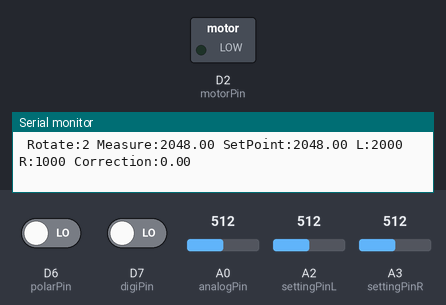
Recording of a sketch running on a simulated Arduino Zero (SAMD21). On the bench: switched loads named in the sketch (green lamp = pin HIGH), the last lines printed to the serial monitor. The test bench sets the inputs (shaded band); at power-on: D6 (polarPin) LOW, D7 (digiPin) LOW, A0 (analogPin) = 512, A2 (settingPinL) = 512, A3 (settingPinR) = 512 (analog values on the 0–1023 scale).

Above: at 1.2 s.
1.3 s: D6 (polarPin) driven HIGH
At 1.53 s:
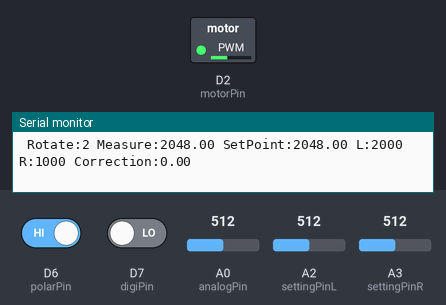
3.2 s: D7 (digiPin) driven HIGH
At 3.43 s:
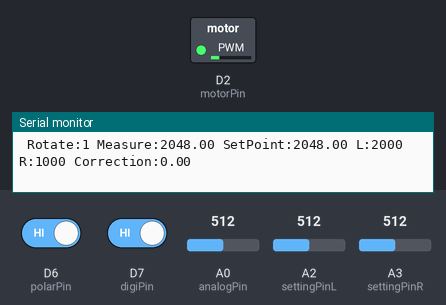
Timing chart, 0 to 6.2 s (numbered marks = the images above; inputs shaded):
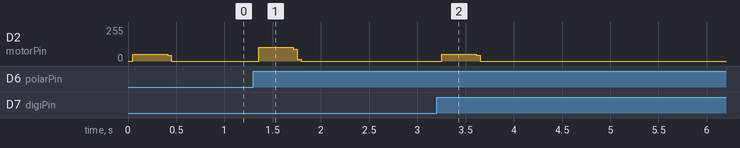

The sketch:

MotorControl_PositionFeedback.ino
```cpp
const int motorPin = 2;
const int limmitPin = 3;
const int polarPin = 6;
const int digiPin = 7;
const int analogPin = A0;
const int settingPinL = A2;
const int settingPinR = A3;
const double scale = 0.592;

bool deBug = false;

const int centerPosition = 1500;
const int period = 5000;
const int fullRotationCycle = 80;
const int measureAverage = 10;
const int adjustResolution = 2;
const int measureResolution = 2;
const int feedBackRotationCycle = 2;

int RatationCycle = fullRotationCycle;
int pulseLengthL = 2000;
int pulseLengthR = 1000;
int setPointL = 2890;
int setPointR = 1200;
int lastRotate = 0;

void setup() {
  analogReadResolution(12);
  pinMode(motorPin, OUTPUT);
  pinMode(limmitPin, INPUT);
  pinMode(polarPin, INPUT);
  pinMode(digiPin, INPUT);
  if(Serial){
    Serial.begin(9600);
    deBug = true;
  }
  setPointL = analogRead(settingPinL);
  setPointR = analogRead(settingPinR);
}

void loop() {
  int counter = 0;
  int state = readState(&counter);
  int pulseLength = centerPosition;
  RatationCycle = fullRotationCycle;
  while (state > 0 && counter < RatationCycle) {
    if (state == 1) pulseLength = pulseLengthL;
    else pulseLength = pulseLengthR;
    digitalWrite(motorPin, HIGH);
    delayMicroseconds(pulseLength);
    digitalWrite(motorPin, LOW);
    delayMicroseconds(period - pulseLength);
    counter++;
    state = readState(&counter);
  }

  for(int i=0; i<feedBackRotationCycle; i++){
    feedBack(lastRotate);
    if (state == 1) pulseLength = pulseLengthL;
    else pulseLength = pulseLengthR;
    digitalWrite(motorPin, HIGH);
    delayMicroseconds(pulseLength);
    digitalWrite(motorPin, LOW);
    delayMicroseconds(period - pulseLength);
  }

  while(state==readState(0)){
    adjustment();
    delayMicroseconds(5000);
  }
}

int readState(int *counter) {
  int state = 0;
  bool rotationL = false;
  if (digitalRead(digiPin) == HIGH)rotationL = true;
  if (digitalRead(polarPin) == HIGH)rotationL = !rotationL;
  if (rotationL)state = 1;
  else state = 2;
  if(lastRotate!=state){
    counter = 0;
    RatationCycle = fullRotationCycle;
  }
  lastRotate = state;
  return state;
}

void adjustment(){
  int spL = analogRead(settingPinL);
  int spR = analogRead(settingPinR);
  int ajL = abs(spL-setPointL);
  int ajR = abs(spR-setPointR);
  if(ajL>adjustResolution) setPointL = spL;
  if(ajR>adjustResolution) setPointR = spR;
}

void feedBack(int rotate){
  double measurePoint = 0;
  double setPoint = 0;
  if(rotate==1)setPoint = setPointL;
  else setPoint = setPointR;
  for(int i=0; i<measureAverage; i++){
    measurePoint += analogRead(analogPin);
    delayMicroseconds(500);
  }
  measurePoint = measurePoint/measureAverage;
  double correction = (setPoint - measurePoint)*scale;
  if(rotate==1) pulseLengthL += (int)correction;
  else pulseLengthR += (int)correction;
  if(deBug){
    Serial.print(" Rotate:");
    Serial.print(rotate);
    Serial.print(" Measure:");
    Serial.print(measurePoint);
    Serial.print(" SetPoint:");
    Serial.print(setPoint);
    Serial.print(" L:");
    Serial.print(pulseLengthL);
    Serial.print(" R:");
    Serial.print(pulseLengthR);
    Serial.print(" Correction:");
    Serial.print(correction);
    Serial.print("\n");
  }
}
```

Measured:
- after the input at 1.3 s, D2 (motorPin): 0/255 → 102/255 after 0.05 s, → 0/255 0.36 s later
- after the input at 3.2 s, D2 (motorPin): 0/255 → 51/255 after 0.05 s, → 0/255 0.36 s later
